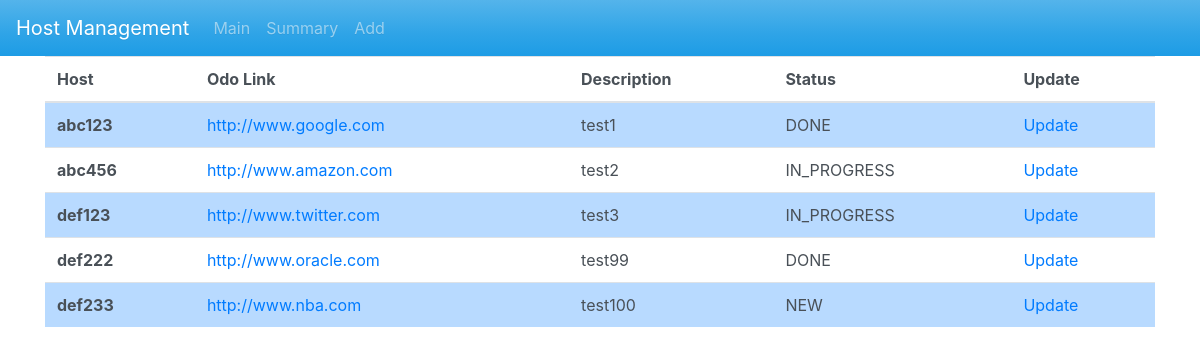
The page /overview/ on the database its author committed.
### static_host_mgmt/models.py (models this page shows, shortened)
class IssueModel(models.Model):
    all_status_choice = [(status.name, status.value) for status in Status]
    host = models.CharField(max_length=100)
    odo_link = models.CharField(max_length=100)
    description = models.CharField(max_length=100)
    status = models.CharField(choices=all_status_choice, max_length=20, default='NEW')

### static_host_mgmt/views.py (the view)
# urls.py: path('overview/', IssueOverView.as_view(), name='issues'),
class IssueOverView(ListView):
    model = IssueModel
    template_name = 'issue_overview.html'
    def get_queryset(self):
        return IssueModel.objects.all()

### templates/issue_overview.html (shortened to what this page needs)
{% extends 'base.html' %}
{% block content %}
<form action="" method="post">
    <table class="table table-hover">
        <thead>
        <tr>
            <th scope="col">Host</th>
            <th scope="col">Odo Link</th>
            <th scope="col">Description</th>
            <th scope="col">Status</th>
            <th scope="col">Update</th>
        </tr>
        </thead>
        <tbody>
        {% for issue in object_list %}
        {% if forloop.counter|divisibleby:"2" %}
        <tr>
            <th scope="row">{{ issue.host }}</th>
            <td>
                <a href={{ issue.odo_link }}>
                    {{ issue.odo_link }}
                </a>
            </td>
            <td>{{ issue.description }}</td>
            <td>{{ issue.status }}</td>
            <td>
                <a href="issue/{{issue.id}}/update">
                    Update
                </a>
            </td>
        </tr>
        {% else %}
        <tr class="table-primary">
            <th scope="row">{{ issue.host }}</th>
            <td>
                <a href={{ issue.odo_link }}>
                    {{ issue.odo_link }}
                </a>
            </td>
            <td>{{ issue.description }}</td>
            <td>{{ issue.status }}</td>
            <td>
                <a href="issue/{{issue.id}}/update">
                    Update
                </a>
            </td>
        </tr>
        {% endif %}
        {% endfor %}
    </table>
</form>
{% endblock content %}

### templates/base.html (shortened to what this page needs)
<html>
    <head>
        {% load static %}
        <link rel="stylesheet" type="text/css" href="https://bootswatch.com/4/cerulean/bootstrap.css" media="screen">
        <link rel="stylesheet" type="text/css" href="https://bootswatch.com/4/cerulean/bootstrap.min.css">
        <link rel="stylesheet" href="https://maxcdn.bootstrapcdn.com/bootstrap/4.0.0-beta/css/bootstrap.min.css">
        <nav class="navbar navbar-expand-lg navbar-dark bg-primary">
            <a class="navbar-brand" href="#">Host Management</a>
            <div class="collapse navbar-collapse" id="navbarColor01">
                <ul class="navbar-nav mr-auto">
                    <li class="nav-item">
                        <a class="nav-link" href="{% url 'home' %}">Main</a>
                    </li>
                    <li class="nav-item">
                        <a class="nav-link" href="{% url 'issues' %}">Summary</a>
                    </li>
                    <li class="nav-item">
                        <a class="nav-link" href="{% url 'issue_create' %}">Add</a>
                    </li>
                </ul>
            </div>
        </nav>
    </head>
    <body>
    {% load static %}
    <div class="content-wrapper">
        <div class="container">
            {% block content %}
            {% endblock content%}
        </div>
    </div>
    </body>
</html>

### rows shown on the page
IssueModel: host "abc123", odo_link "http://www.google.com", description "test1", status "DONE"
IssueModel: host "abc456", odo_link "http://www.amazon.com", description "test2", status "IN_PROGRESS"
IssueModel: host "def123", odo_link "http://www.twitter.com", description "test3", status "IN_PROGRESS"
IssueModel: host "def222", odo_link "http://www.oracle.com", description "test99", status "DONE"
IssueModel: host "def233", odo_link "http://www.nba.com", description "test100", status "NEW"
